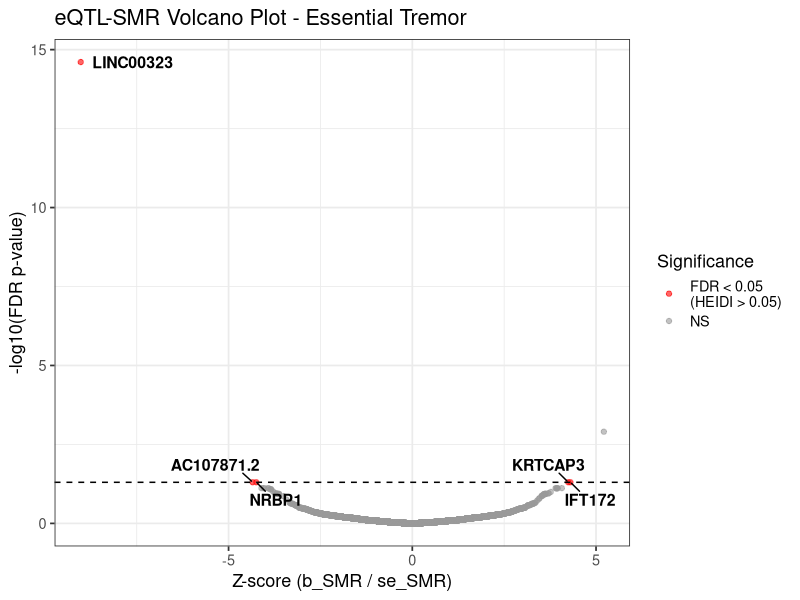
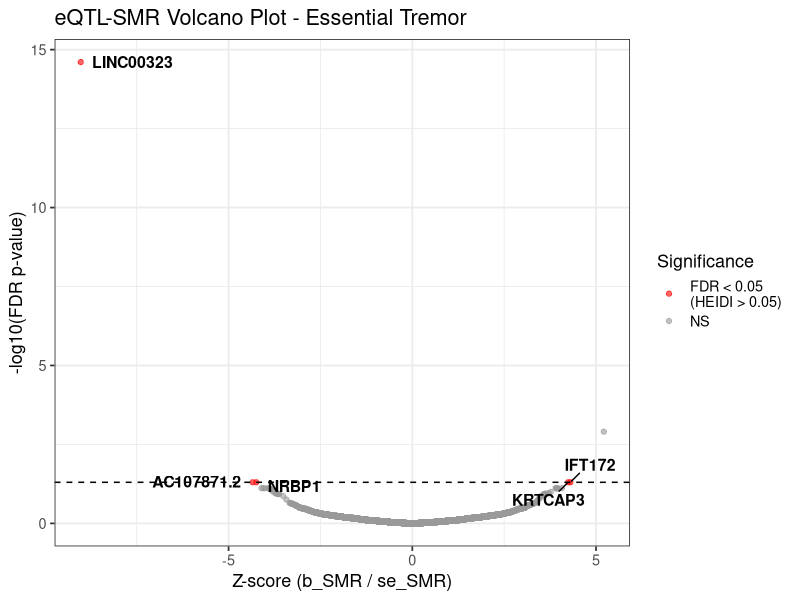

Reproduce these figures in R, in order.
library(ggplot2)
library(ggrepel)

df <- read.table("results/ET_SMR_results_padj.txt", header=TRUE, sep="\t")
df$z_score <- df$b_SMR / df$se_SMR
df$significant <- ifelse(df$p_FDR < 0.05 & !is.na(df$p_HEIDI) & df$p_HEIDI > 0.05, "FDR < 0.05\n(HEIDI > 0.05)", "NS")

ggplot(df, aes(x=z_score, y=-log10(p_FDR), color=significant)) +
  geom_point(alpha=0.6, size=1.5) +
  scale_color_manual(values=c("FDR < 0.05\n(HEIDI > 0.05)"="red", "NS"="grey60")) +
  geom_hline(yintercept=-log10(0.05), linetype="dashed", color="black") +
  geom_text_repel(data=subset(df, p_FDR < 0.05 & !is.na(p_HEIDI) & p_HEIDI > 0.05),
    aes(label=Gene), size=4, color="black", fontface="bold",
    box.padding=0.5, max.overlaps=20) +
  labs(title="eQTL-SMR Volcano Plot - Essential Tremor",
    x="Z-score (b_SMR / se_SMR)", y="-log10(FDR p-value)", color="Significance") +
  theme_bw(base_size=13)

ggsave("results/ET_SMR_volcano_final.png", dpi=300, width=10, height=8)
